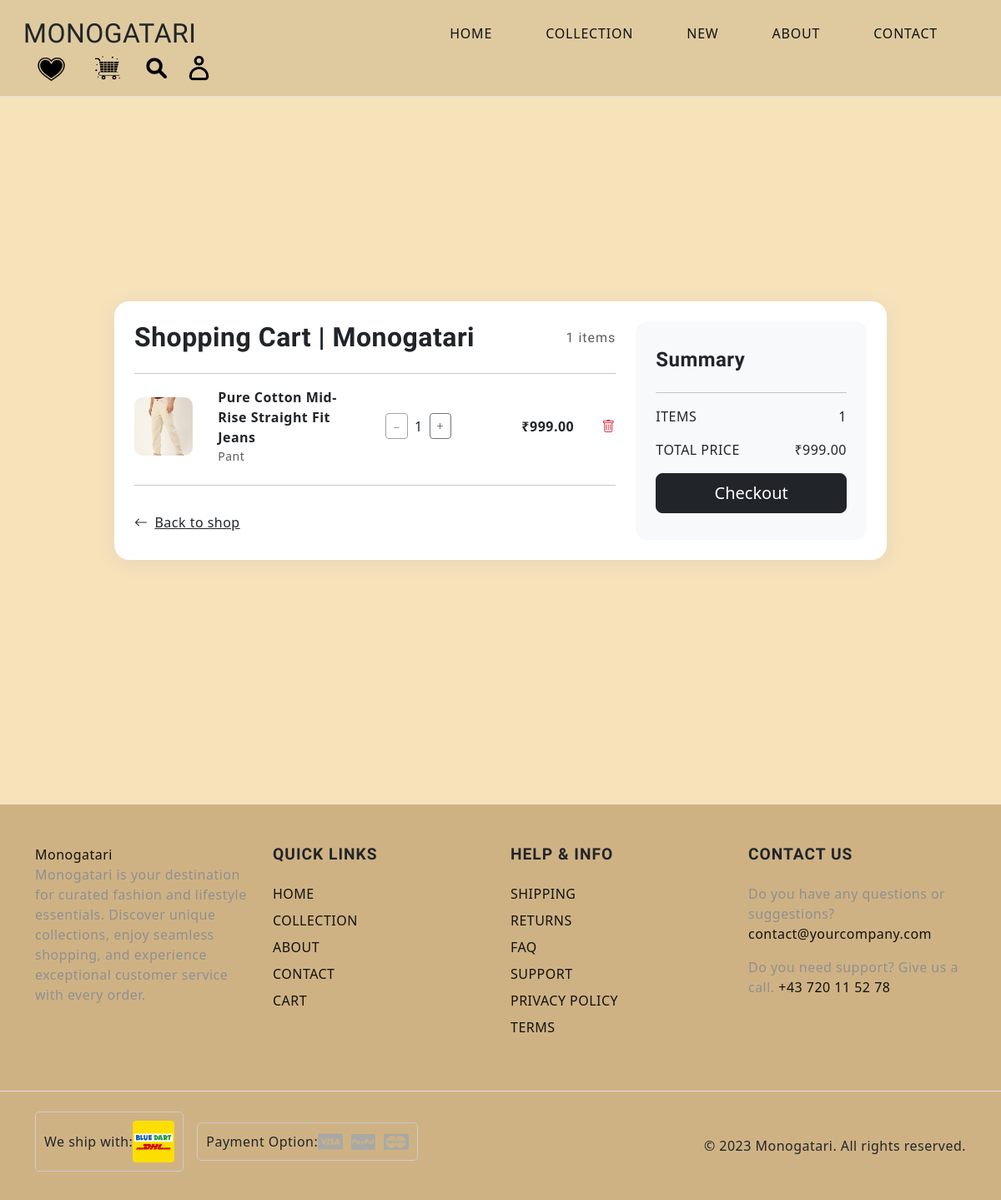
The page /cart/ (signed in) on the database its author committed.
### shop/models.py (models this page shows, shortened)
class CartItem(models.Model):
    user = models.ForeignKey(User, on_delete=models.CASCADE)
    product = models.ForeignKey('Product', on_delete=models.CASCADE)
    quantity = models.PositiveIntegerField(default=1)
    class Meta:
        unique_together = ('user', 'product')

class Product(models.Model):
    CATEGORY_CHOICES = [
        ('shirt', 'Shirt'),
        ('pant', 'Pant'),
        ('coat', 'Coat'),
        ('skirt', 'Skirt'),
        ('top', 'Top'),
        ('dress', 'Dress'),
    ]
    GENDER_CHOICES = [
        ('men', 'Men'),
        ('women', 'Women'),
    ]
    name = models.CharField(max_length=100)
    description = models.TextField()
    composition = models.TextField(blank=True)
    care = models.TextField(blank=True)
    disclaimer = models.TextField(blank=True)
    price = models.DecimalField(max_digits=8, decimal_places=2)
    image = models.ImageField(upload_to='products/')
    slug = models.SlugField(unique=True, blank=True)
    category = models.CharField(max_length=20, choices=CATEGORY_CHOICES)
    sizes = models.CharField(max_length=100, default="S", help_text="Comma-separated sizes, e.g. S,M,L,XL")
    gender = models.CharField(max_length=10, choices=GENDER_CHOICES, default='unisex')

### shop/views.py (the view, shortened to what this page needs)
# urls.py: path('cart/', views.cart, name='cart'),
def cart(request):
    if request.user.is_authenticated:
        cart_items = CartItem.objects.filter(user=request.user)
        total = sum(item.product.price * item.quantity for item in cart_items)
    context = {
        'cart_items': cart_items,
        'total': total,
        'user_cart': request.user.is_authenticated,
        'razorpay_order': None,
        'razorpay_key_id': settings.RAZORPAY_KEY_ID,
    }
    return render(request, 'cart.html', context)

### templates/cart.html (shortened to what this page needs)
{% extends "base.html" %}
{% load static %}
{% block content %}
    <link rel="stylesheet" type="text/css" href="{% static 'css/cart.css' %}">
    <link href="https://cdn.jsdelivr.net/npm/bootstrap@5.3.3/dist/css/bootstrap.min.css" rel="stylesheet">
    <link rel="stylesheet" href="https://cdn.jsdelivr.net/npm/bootstrap-icons@1.11.3/font/bootstrap-icons.css">
<section class="cart-section py-5">
    <div class="container">
        <div class="row justify-content-center">
            <div class="col-lg-10">
                <div class="cart-card p-4">
                    <div class="row">
                        <div class="col-lg-8">
                            <div class="d-flex justify-content-between align-items-center mb-4">
                                <h2 class="fw-bold mb-0">Shopping Cart | Monogatari</h2>
                                <h6 class="mb-0 text-muted">
                                    {% if cart_items %}
                                        {{ cart_items|length }} items
                                    {% else %}
                                        0 items
                                    {% endif %}
                                </h6>
                            </div>
                            <hr>
                            {% if cart_items %}
                                {% for item in cart_items %}
                                <div class="row align-items-center mb-4">
                                    <div class="col-2">
                                        <img src="{{ item.product.image.url|default:item.product.image.url }}" class="cart-product-img" alt="{{ item.product.name }}">
                                    </div>
                                    <div class="col-4">
                                        <div class="fw-semibold">{{ item.product.name }}</div>
                                        <div class="text-muted small">{{ item.product.category|title }}</div>
                                    </div>
                                    <div class="col-3 d-flex align-items-center">
                                        <form method="post" action="{% url 'cart' %}" style="display:inline;">
                                            <button type="submit" class="btn btn-outline-secondary btn-sm px-2" {% if item.quantity <= 1 %}disabled{% endif %}>−</button>
                                        </form>
                                        <span class="mx-2">{{ item.quantity }}</span>
                                        <form method="post" action="{% url 'cart' %}" style="display:inline;">
                                            <button type="submit" class="btn btn-outline-secondary btn-sm px-2">+</button>
                                        </form>
                                    </div>
                                    <div class="col-2 text-end">
                                        <span class="fw-bold">₹{{ item.product.price }}</span>
                                    </div>
                                    <div class="col-1 text-end">
                                        <form method="post" action="{% url 'cart' %}" style="display:inline;">
                                            <button type="submit" class="cart-remove btn btn-link p-0" title="Remove from Cart">
                                                <i class="bi bi-trash"></i>
                                            </button>
                                        </form>
                                    </div>
                                </div>
                                <hr>
                                {% endfor %}
                            {% else %}
                                <p>Your cart is empty.</p>
                            {% endif %}
                            <div class="pt-3">
                                <a href="{% url 'home' %}" class="text-body"><i class="bi bi-arrow-left me-2"></i>Back to shop</a>
                            </div>
                        </div>
                        <div class="col-lg-4">
                            <div class="cart-summary">
                                <h4 class="fw-bold mb-4">Summary</h4>
                                <hr>
                                <div class="d-flex justify-content-between mb-3">
                                    <span class="text-uppercase">Items</span>
                                    <span>{{ cart_items|length }}</span>
                                </div>
                                <div class="d-flex justify-content-between mb-3">
                                    <span class="text-uppercase">Total price</span>
                                    <span>₹{{ total|floatformat:2 }}</span>
                                </div>
                                <form method="post" action="{% url 'razorpay_checkout' %}">
                                    <button type="submit" class="btn btn-dark btn-lg w-100">Checkout</button>
                                </form>
                            </div>
                        </div>
                    </div>
                </div>
            </div>
        </div>
    </div>
</section>
{% endblock %}

### static/css/base.css (style rules this page uses)
:root { --heading-font: "Marcellus", Roboto, sans-serif; --body-font: "Jost", Roboto, sans-serif; --heading-color: #111; --body-color: #8f8f8f; --primary: #8C907E; --light: #F1F1F0; --dark: #212529; --black: #111; --link-color: #111; --link-hover: #8C907E; }
body { font-family: var(--body-font); font-size: 18px; font-weight: 400; line-height: 1.5; color: var(--body-color); letter-spacing: 0.03rem; background: #f6e3ba !important; }
h1, h2, h3, h4, h5, h6 { font-family: var(--heading-font); color: var(--heading-color); font-weight: 400; line-height: 1.24; margin: 25px 0 15px 0; }
h2 { font-size: 3.6rem; }
h4 { font-size: 1.8rem; }
h6 { font-size: 1rem; letter-spacing: 1px; }
a { color: var(--link-color); text-decoration: none; transition: color 0.2s; }
.text-uppercase { text-transform: uppercase; }
.mb-4 { margin-bottom: 1.5rem !important; }
.py-5 { padding-top: 3rem !important; padding-bottom: 3rem !important; }
section { background: transparent !important; }
html { font-size: 16px; }
.container { padding-right: 15px; padding-left: 15px; width: 100%; margin-right: auto; margin-left: auto; }
img { max-width: 100%; height: auto; }
.row { margin-right: -15px; margin-left: -15px; }

### static/css/cart.css (style rules this page uses)
body { background: #f6e3ba; }
.cart-section { min-height: 100vh; display: flex; align-items: center; justify-content: center; }
.cart-card { border-radius: 18px; box-shadow: 0 4px 24px rgba(76, 68, 182, 0.09); background: #fff; overflow: hidden; }
.cart-product-img { width: 70px; height: 70px; object-fit: cover; border-radius: 10px; }
.cart-summary { background: #f8f9fa; border-radius: 14px; padding: 2rem 1.5rem; }
.cart-remove { color: #dc3545; cursor: pointer; }

### templates/cart.html (style rules this page uses)
body { background: #f6e3ba; }
.cart-section { min-height: 100vh; display: flex; align-items: center; justify-content: center; }
.cart-card { border-radius: 18px; box-shadow: 0 4px 24px rgba(76, 68, 182, 0.09); background: #fff; overflow: hidden; }
.cart-product-img { width: 70px; height: 70px; object-fit: cover; border-radius: 10px; }
.cart-summary { background: #f8f9fa; border-radius: 14px; padding: 2rem 1.5rem; }
.cart-remove { color: #dc3545; cursor: pointer; }

### rows shown on the page
CartItem: product.image (picture), product.name "Pure Cotton Mid-Rise Straight Fit Jeans", product.category "Pant", quantity "1", product.price "999.00"

### other values the page prints
{{ cart_items|length }} "1"
{{ total|floatformat:2 }} "999.00"
